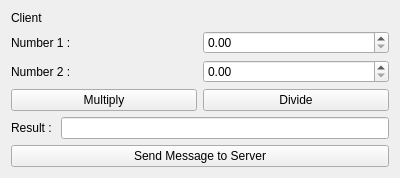
<?xml version="1.0" encoding="UTF-8"?>
<ui version="4.0">
 <class>Widget</class>
 <widget class="QWidget" name="Widget">
  <property name="geometry">
   <rect>
    <x>0</x>
    <y>0</y>
    <width>400</width>
    <height>169</height>
   </rect>
  </property>
  <property name="windowTitle">
   <string>Widget</string>
  </property>
  <layout class="QVBoxLayout" name="verticalLayout">
   <item>
    <widget class="QLabel" name="label">
     <property name="text">
      <string>Client</string>
     </property>
    </widget>
   </item>
   <item>
    <layout class="QHBoxLayout" name="horizontalLayout">
     <item>
      <widget class="QLabel" name="label_2">
       <property name="text">
        <string>Number 1 : </string>
       </property>
      </widget>
     </item>
     <item>
      <widget class="QDoubleSpinBox" name="number1SpinBox"/>
     </item>
    </layout>
   </item>
   <item>
    <layout class="QHBoxLayout" name="horizontalLayout_2">
     <item>
      <widget class="QLabel" name="label_3">
       <property name="text">
        <string>Number 2 : </string>
       </property>
      </widget>
     </item>
     <item>
      <widget class="QDoubleSpinBox" name="number2SpinBox"/>
     </item>
    </layout>
   </item>
   <item>
    <layout class="QHBoxLayout" name="horizontalLayout_3">
     <item>
      <widget class="QPushButton" name="multiplyButton">
       <property name="text">
        <string>Multiply</string>
       </property>
      </widget>
     </item>
     <item>
      <widget class="QPushButton" name="divideButton">
       <property name="text">
        <string>Divide</string>
       </property>
      </widget>
     </item>
    </layout>
   </item>
   <item>
    <layout class="QHBoxLayout" name="horizontalLayout_4">
     <item>
      <widget class="QLabel" name="label_4">
       <property name="text">
        <string>Result : </string>
       </property>
      </widget>
     </item>
     <item>
      <widget class="QLineEdit" name="resultLineEdit"/>
     </item>
    </layout>
   </item>
   <item>
    <widget class="QPushButton" name="messageToServerButton">
     <property name="text">
      <string>Send Message to Server</string>
     </property>
    </widget>
   </item>
  </layout>
 </widget>
 <layoutdefault spacing="6" margin="11"/>
 <resources/>
 <connections/>
</ui>
